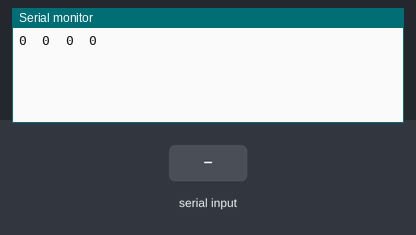
The sketch below on a simulated Arduino Uno, built with avr-gcc and run on an emulated ATmega328P. On the bench: the last lines printed to the serial monitor. Inputs (shaded band) come from the test bench.

Above: at 1.2 s.
1.3 s: "1" received over Serial
At 2.7 s:
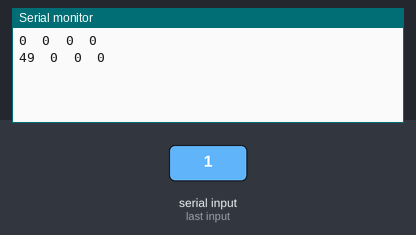
2.8 s: "0" received over Serial
At 4.2 s:
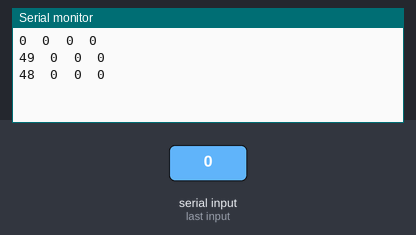
4.3 s: "2" received over Serial
At 5.7 s:
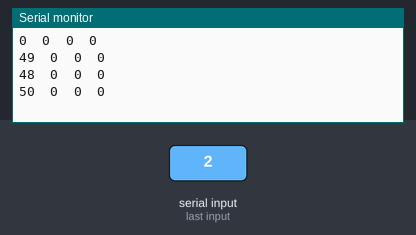
5.8 s: "1" received over Serial
At 7.6 s:
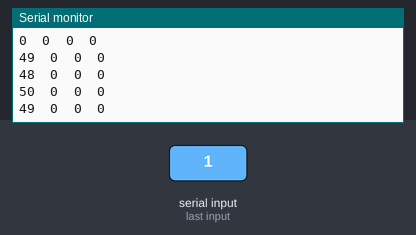
Timing chart, 0 to 9.1 s (numbered marks = the images above; inputs shaded):
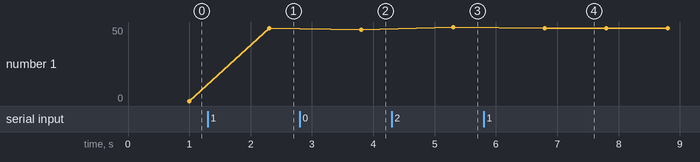

The sketch:

reciever.ino
```cpp
//Serial Rx-Tx Data reciever test
byte data[4];

void setup() {
  // Begin the Serial at 9600 Baud
  Serial.begin(9600);
}
//{start,pump,side,center,seeding,plough,harvest}
void loop() {
  Serial.readBytes(data,4);
  Serial.print(data[0]);
  Serial.print("  ") ;
  Serial.print(data[1]);
  Serial.print("  ");
  Serial.print(data[2]);
  Serial.print("  ") ;
  Serial.println(data[3]);


}
```

Measured:
- after the input at 1.3 s, the serial monitor: prints a new line after 1.0 s (image 1)
- after the input at 2.8 s, the serial monitor: prints a new line after 1.0 s (image 2)
- after the input at 4.3 s, the serial monitor: prints a new line after 1.0 s (image 3)
- after the input at 5.8 s, the serial monitor: prints a new line after 1.0 s (image 4)
- plotted number 1: 0 → 49 after the input at 1.3 s, 49 → 48 after the input at 2.8 s, 48 → 50 after the input at 4.3 s, 50 → 49 after the input at 5.8 s
